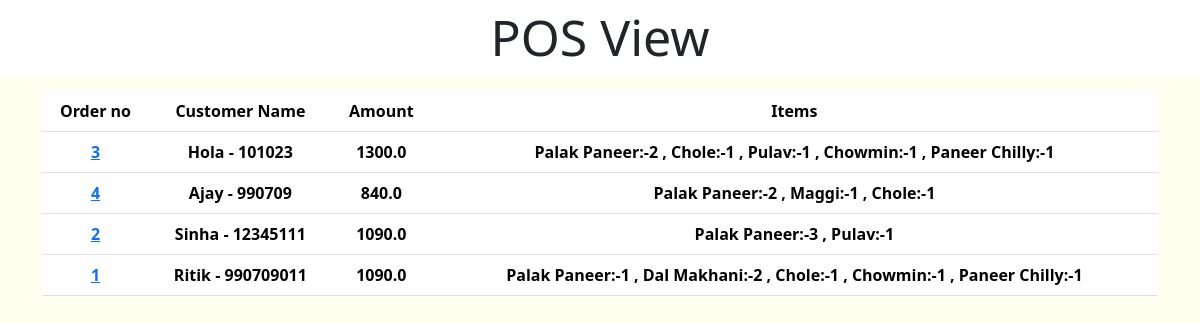
The page /pos/ on the database as committed earlier.
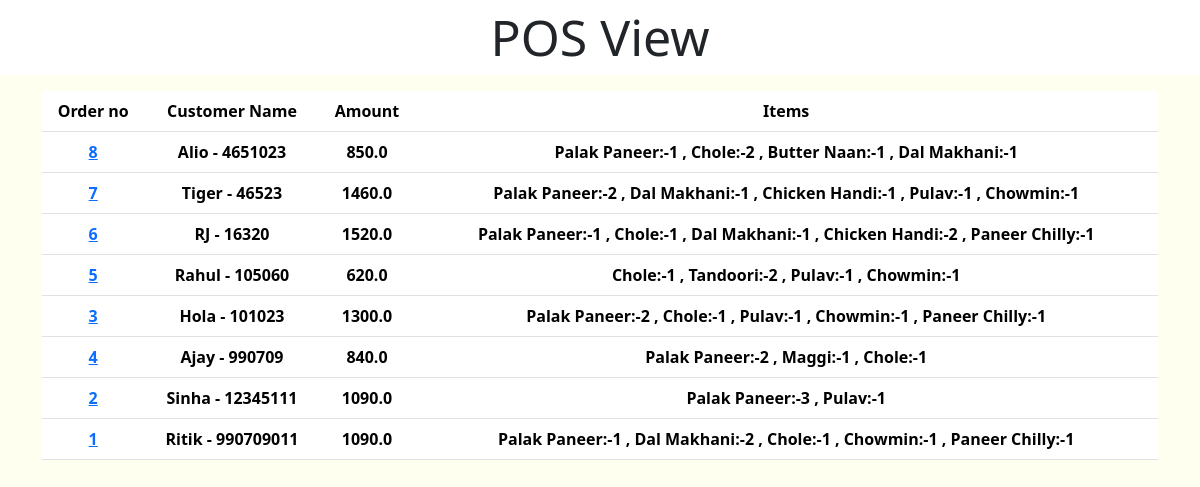
The same page on the database as committed later.
### pos/models.py (models this page shows)
class POS(models.Model):
    order_inf=models.OneToOneField(Order,on_delete=models.CASCADE,)
    def order_in(self):
        return self.order_inf.order_no
    def Amount(self):
        L=[]
        for ord in self.order_inf.orderitems_set.all():
            L.append(ord.quantity*ord.item.price)
        return sum(L)
    def Items(self):
        d={}
        for i in self.order_inf.orderitems_set.all():
            d[i.item.item]=i.quantity
        state=' , '.join([f"{key}:-{value}" for key, value in d.items()])
        return(state)

### menu/models.py (models this page shows, shortened)
class Order(models.Model):
    items=models.ManyToManyField(Menu,through='OrderItems')
    service_id=models.ForeignKey(Customer,on_delete=models.CASCADE)
    order_no=models.CharField(max_length=20,unique=True)

class Customer(models.Model):
    date=models.DateTimeField()
    name=models.CharField(max_length=20)
    phone=models.CharField(max_length=10)
    service_type=models.CharField(max_length=20)
    service_id=models.CharField(max_length=10)
    def __str__(self):
        return f" {self.name} - {self.phone}"

class OrderItems(models.Model):
    order = models.ForeignKey(Order, on_delete=models.CASCADE)
    item = models.ForeignKey(Menu, on_delete=models.CASCADE)
    quantity = models.PositiveIntegerField(default=0)

class Menu(models.Model):
    category=models.ForeignKey(Category,on_delete=models.CASCADE)
    item=models.CharField(unique=True,max_length=25)
    item_desc=models.CharField(max_length=120)
    price=models.FloatField()

### pos/views.py (the view)
# urls.py: path('pos/',pos,name='pos'),
def pos(request):
    data=POS.objects.all().order_by('-id')
    return render(request,'pos.html',{'data':data})

### templates/pos.html (shortened to what this page needs)
<!DOCTYPE html>
<html lang="en">
<head>
    <link href="https://cdn.jsdelivr.net/npm/bootstrap@5.3.1/dist/css/bootstrap.min.css" rel="stylesheet">
</head>
<body style="background-color: ivory;">
    <p style="text-align:center;font-size: 50px; background-color:white;">POS View</p>
    <div class="container text-center">
        <div class="row justify-content-start">
          <div  class="content-table col-12">
    <table class="table">
        <thead>
            <tr>
                <th scope="col">Order no</th>
                <th scope="col">Customer Name</th>
                <th scope="col">Amount</th>
                <th scope="col">Items</th>
            </tr>
        </thead>
        <tbody>
        {% for i in data%}
        <tr>
            <th scope="col"><a href="/order/{{i.order_inf.service_id.id}}"> {{i.order_in}}</a></th>
            <th scope="col">{{i.order_inf.service_id}}</th>
            <th scope="col">{{i.Amount}}</th>
            <th scope="col">{{i.Items}}</th>
        </tr>
        {%endfor%}
    </tbody>
    </table>
    </div></div></div>
</body>
</html>

Rows that differ between the two databases and show on the page:
added POS: order_in "8", order_inf.service_id "Alio - 4651023", Amount "850.0", Items "Palak Paneer:-1 , Chole:-2 , Butter Naan:-1 , Dal Makhani:-1"
added POS: order_in "7", order_inf.service_id "Tiger - 46523", Amount "1460.0", Items "Palak Paneer:-2 , Dal Makhani:-1 , Chicken Handi:-1 , Pulav:-1 , Chowmin:-1"
added POS: order_in "6", order_inf.service_id "RJ - 16320", Amount "1520.0", Items "Palak Paneer:-1 , Chole:-1 , Dal Makhani:-1 , Chicken Handi:-2 , Paneer Chilly:-1"
added POS: order_in "5", order_inf.service_id "Rahul - 105060", Amount "620.0", Items "Chole:-1 , Tandoori:-2 , Pulav:-1 , Chowmin:-1"
